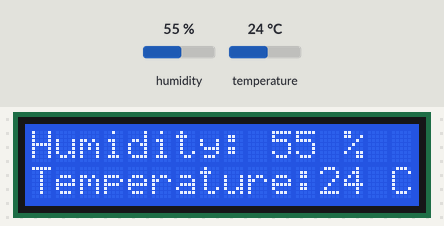
Simulated run of this sketch. Board: ESP32. Parts: 16×2 character LCD. The test bench sets the inputs (shaded band); at power-on: humidity 55 %, temperature 24 °C.

Above: at 2.7 s.
2.8 s: humidity set to 22 %
At 5.4 s:
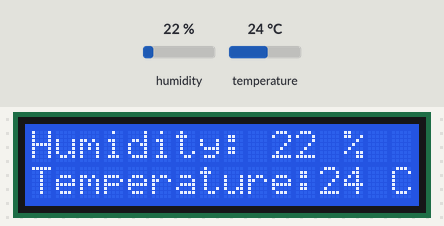
5.8 s: temperature set to 12 °C
At 7.1 s:
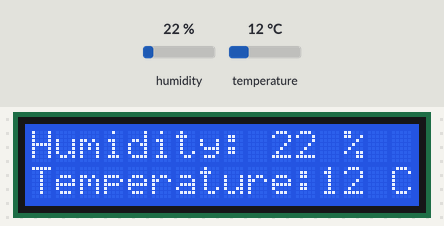
8.8 s: humidity set to 40 %
At 11.2 s:
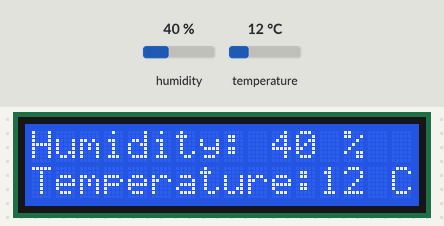
11.9 s: temperature set to 19 °C
At 13.9 s:
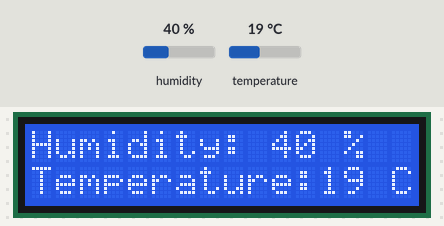
Timing chart, 0 to 15.4 s (numbered marks = the images above; inputs shaded):
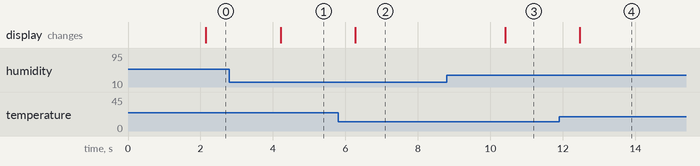

Measured:
- after the input at 2.8 s, the display: changes after 1.4 s (image 1)
- after the input at 5.8 s, the display: changes after 0.48 s (image 2)
- after the input at 8.8 s, the display: changes after 1.6 s (image 3)
- after the input at 11.9 s, the display: changes after 0.57 s (image 4)

The sketch:

05_ESP32_LCD_DHT11.ino
```cpp
#include "DHT.h"
#include <Wire.h>
#include <LiquidCrystal_I2C.h>
#define DHTPIN 5
#define DHTTYPE DHT11   // DHT 11

DHT dht(DHTPIN, DHTTYPE);
LiquidCrystal_I2C lcd(0x27, 16, 2); // set the LCD address to 0x27 for a 16 chars and 2 line display

void setup() {
  Serial.begin(9600);
  lcd.init();
  lcd.backlight();
  lcd.setCursor(0, 0); //(row,column)
  lcd.print("Hello, world!");
  lcd.setCursor(0, 1);
  lcd.print("DHT11 test!");
  dht.begin();

}

void loop() {
  delay(2000);
  float h = dht.readHumidity();
  float t = dht.readTemperature();

  if (isnan(h) || isnan(t) ) {
    Serial.println(F("Failed to read from DHT sensor!"));
    return;
  }
  lcd.setCursor(0, 0); //(row,column)
  lcd.print("Humidity: ");
  lcd.setCursor(10, 0);
  lcd.print(h);
  lcd.setCursor(12, 0);
  lcd.print(" %  ");

  lcd.setCursor(0, 1); //(row,column)
  lcd.print("Temperature:");
  lcd.setCursor(12, 1);
  lcd.print(t);
  lcd.setCursor(14, 1);
  lcd.print(" C ");

}
```
